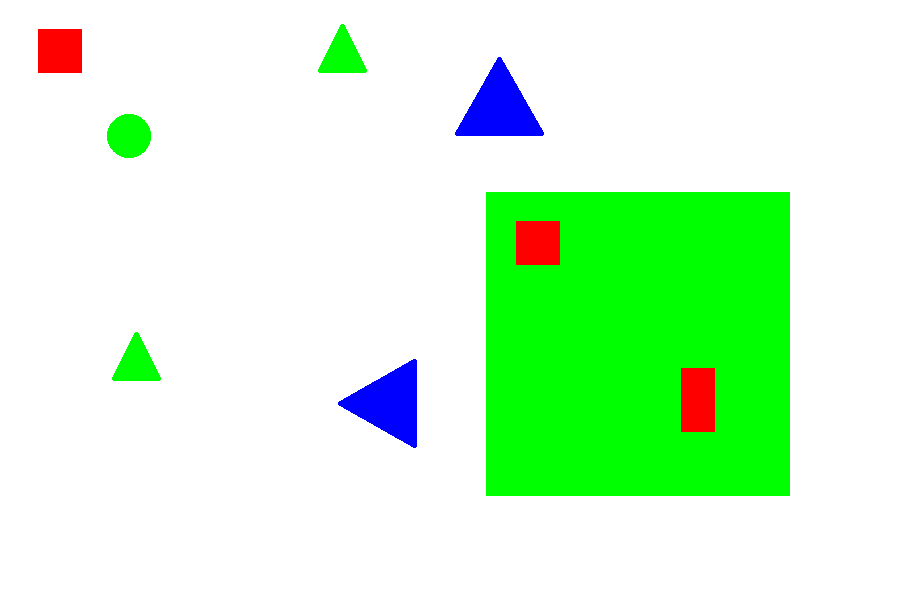
#> input picture test1.png, 898 x 598 px; its folder holds only this picture in this run
$ python task1B_main.py   (Python 2 division)   (older library calls are emulated)
#> lines starting #> are read from the running program, lines starting #| are printed output that depends on the picture; after the words box and inside, x2 and y2 are one past the last pixel; in counts of white or black regions, pixels touching at a corner belong together
#classes and subclasses to import
import cv2
import numpy as np
import os

#################################################################################################
# DO NOT EDIT!!!
#################################################################################################
#subroutine to write rerults to a csv
# [7 lines left out: function writecsv, not called in this run]

def main(path):
#####################################################################################################
    #Write your code here!!!
#####################################################################################################
#> in main, im is the input picture: shape (598, 898, 3); mean B, G, R 208.2, 248.6, 207.5
    areashape=np.zeros(2)
    class shaperecognition():     #A class is defined
        def __init__(self, img):
            self.img= img
        def detect(self, c):
            shape = "Shape Not Detected"                      #if the shape is not detected then 'shape not detected ' is returned
            per = cv2.arcLength(c, True)
            approx = cv2.approxPolyDP(c, 0.04 * per, True)
            if len(approx) == 3:
                shape = "triangle"                            # if shape is triangle, it will have 3 vertices

            elif len(approx) == 4:                            # when vertices =4 it can be a square or a rectangle
                (x, y, wi, h) = cv2.boundingRect(approx)
                ar = wi / float(h)
                if ar >= 0.95 and ar <= 1.05:
                    shape = "square"

                else:
                    shape="rectangle" #when aspect ration ~ 1 it is a square

            else:
                shape = "circle"                             #if approx is any other value then it is a circle
            return shape
        def areacalc(self,shpp):
            sh=np.empty((2), dtype=object)
            sh[0]=cv2.imread(".\\Sample Images\\Sample_{}_large.png".format(shpp))
            sh[1]=cv2.imread(".\\Sample Images\\Sample_{}_small.png".format(shpp))
            for i in range(0,2):
                mask=cv2.cvtColor(sh[i],cv2.COLOR_BGR2GRAY)
                tres=cv2.threshold(mask,230,255,cv2.THRESH_BINARY)[1]                       #apply threshold
                invmask=cv2.bitwise_not(tres)                                               #the mask is inverted
                _,cont,h=cv2.findContours(invmask,cv2.RETR_TREE,cv2.CHAIN_APPROX_SIMPLE)        #the thresholded image is shown
                c2 = cont[0]
                epsilon = 0.1*cv2.arcLength(c2,True)
                approx = cv2.approxPolyDP(c2,epsilon,True)
                #for k in cont:
                #c2 = c2.astype("float")
                #c2 = c2.dtype("int")
                cv2.drawContours(sh[i], approx, -1, (255, 0, 255),2)
                area = cv2.contourArea(c2)
        #        print "\n area of : sh ",i,"  is ", area,"px x px"
                areashape[i]=area
        #        cv2.imshow("okay",sh[i])
        #        cv2.waitKey(0)
            return areashape


        def preprocessing(self):                                            #the Fucntion preprocessing is declared
            # [6 lines of commented-out code are left out]
            blurrd=cv2.medianBlur(self.img,5)
            edges=cv2.Canny(blurrd,150,200)                    #apply threshold
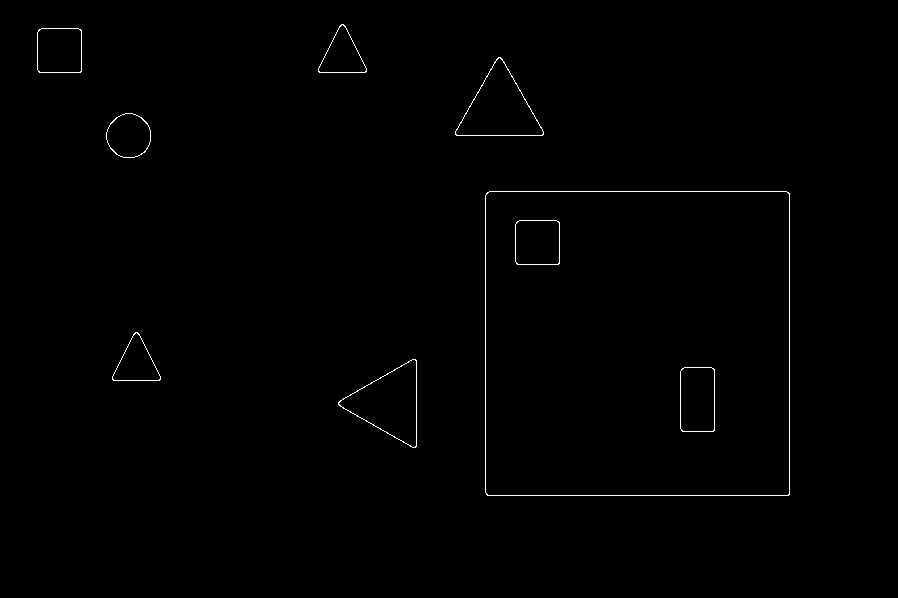
#> edges: shape (598, 898); 0.51% white in thin lines or dots, all inside (x1, y1, x2, y2) = (37, 24, 790, 496)
            #invmask=cv2.bitwise_not(tres)
            cv2.imshow("threwe",edges)
            #tres2=invmask
                                                     #the mask is inverted
            __,cont,hir=cv2.findContours(edges,cv2.RETR_TREE,cv2.CHAIN_APPROX_SIMPLE)
#> cont = 18 contours; largest, box (x1, y1, x2, y2) and area: (485, 191, 790, 496) 92403, (485, 191, 790, 496) 92397, (338, 359, 417, 448) 3718, (455, 57, 544, 136) 3718, (338, 359, 417, 448) 3690; hir = 18 rows, first 6: [2, -1, 1, -1], [-1, -1, -1, 0], [4, 0, 3, -1], [-1, -1, -1, 2], [10, 2, 5, -1], [-1, -1, 6, 4]
                                                      #the thresholded image is shown
            #self.areacalc()
            print"length of countoours is : " ,len(cont)
#| length of countoours is :  18
            i=0
            for c in cont:
                if (i%2 ==0):
                    M=cv2.moments(c)                                             #the moments are found
#> M = moments, m00 3718, centre m10/m00, m01/m00 = (389, 403)
                    if(M["m00"]==0):
                        break                                                   #The fuction breaks if divide by zero condition occurs
                    cval=''                                                     #the value for color is intitally a blank space
                    cx=int((M["m10"]/M["m00"]))
#> cx = 389
                    cy=int((M["m01"]/M["m00"]))
#> cy = 402
                    shape=self.detect(c)                              #the shape of each contour is returned by the function detect inside the class ShapeDetector
#> in detect, `per = cv2.arcLength(c, True)`: per = 280.5
#> in detect, `approx = cv2.approxPolyDP(c, 0.04 * per, True)`: approx = [[338, 402], [416, 446], [415, 359]]
#> shape = 'triangle'
                    if (shape=="rectangle" or shape=="square"):
                        x,y,w,h=cv2.boundingRect(c)
                        cx=x+10
                        cy=y+10
                    col=hsv[cy][cx][0]                              #the hue value of each contour is given to the function col
#> col = 171

                    if((col>=0)&(col<5)):
                        cval="red"
                    elif((col>=5)&(col<30)):
                        cval="orange"
                    elif((col>=30)&(col<56)):
                        cval="yellow"
                    elif((col>=56)&(col<128)):                      #The H values of (H,S,V) are checked to find out the color
                        cval="green"
                    elif((col>=128)&(col<213)):
                        cval="blue"
                    siz=""
                    c = c.astype("float")
#> c = 132 rows, first 8: [412, 359], [411, 360], [410, 360], [409, 361], [408, 361], [406, 363], [405, 363], [404, 364]
                    c = c.astype("int")
                    cv2.drawContours(img, [c], -1, (255, 0, 255), 2)
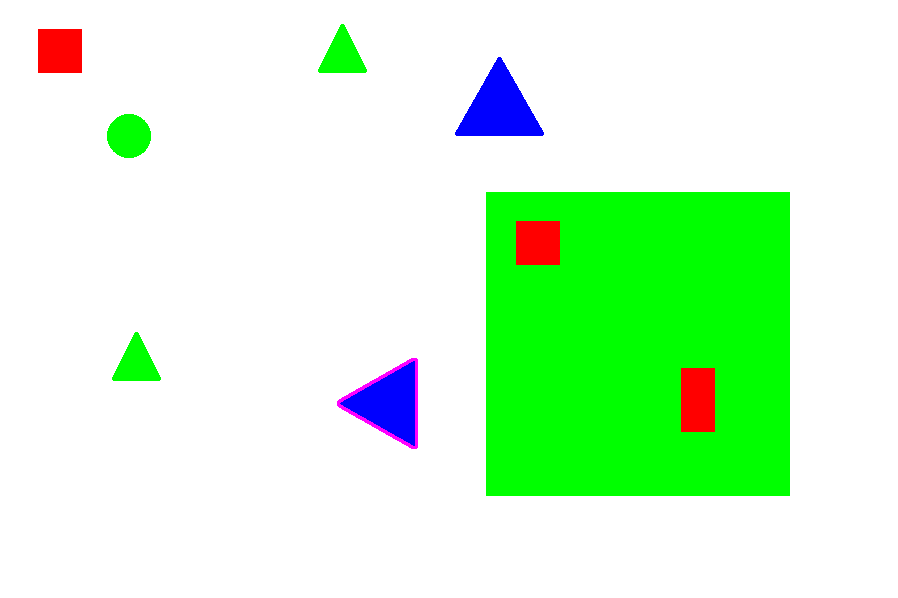
#> img: shape (598, 898, 3); 0.17% of pixels changed, all inside (x1, y1, x2, y2) = (337, 358, 418, 449)
                    area = cv2.contourArea(c)
#> area = 3718
                    print area
#| 3718.0
                    areash=self.areacalc(shape)
                    if((area/areash[0])>=0.95):
                        siz="large"
                    elif((area/areashape[1])<=1.05):
                        siz="small"
                    else:
                        siz="medium"
                    sshape=siz+" "+cval+" "+shape
                    cv2.putText(img, sshape, (cx, cy), cv2.FONT_HERSHEY_SIMPLEX,0.35, (15, 50, 60), 1)  #the required text is written
                    cv2.imshow("masked",img)
                    print "\n"+sshape
                i+=1
    im=cv2.imread(path)
    img=im                            #the final image with the color and shape of each contour is given as output
    hsv=cv2.cvtColor(im,cv2.COLOR_BGR2HSV_FULL)                        #hsv is img in HSV format
    sr =shaperecognition(img)                              #the class shaperecognition is called in sr with the image img
    sr.preprocessing()                                       #the selected image img is processed( function preprocessing is called)
    cv2.waitKey(0)                                           #waits for an imput fromm the user
    pt=path[2:]
    pt2=pt.replace("test","output")
   # cv2.imwrite(pt2,img,[cv2.IMWRITE_PNG_STRATEGY_DEFAULT,9])
    cv2.destroyAllWindows()
    return pt

#################################################################################################
# DO NOT EDIT!!!
#################################################################################################
#main where the path is set for the directory containing the test images
if __name__ == "__main__":
    mypath = '.'
    #getting all files in the directory
    onlyfiles = [os.path.join(mypath, f) for f in os.listdir(mypath) if f.endswith(".png")]
    #iterate over each file in the directory
    for fp in onlyfiles:
        #Open the csv to write in append mode
        filep = open('results1B_teamid.csv','a')
        #this csv will later be used to save processed data, thus write the file name of the image
        filep.write(fp)
        #close the file so that it can be reopened again later
        filep.close()
        #process the image
#> (the run stopped early here; a loop or call above may not have finished)

$ run again, on test5.png
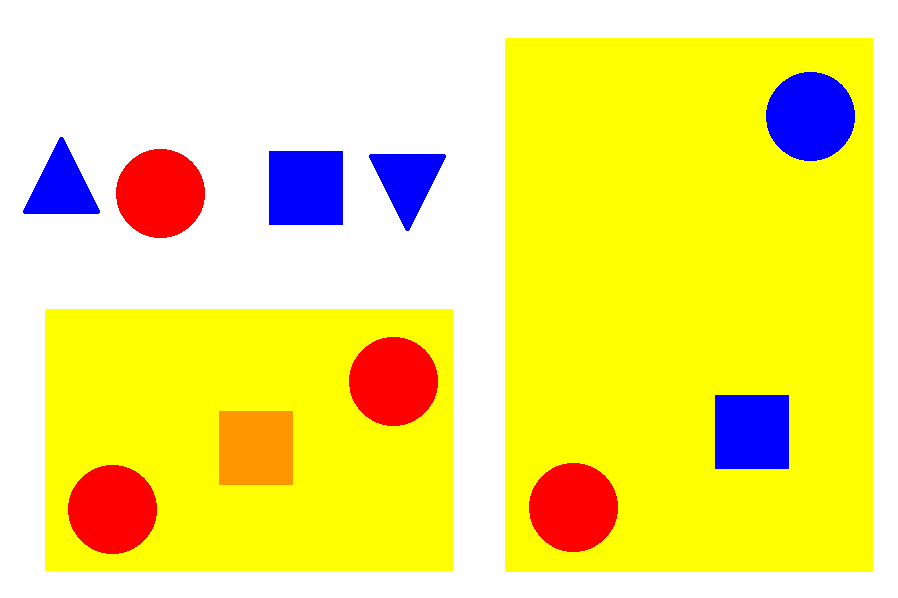
#> input picture test5.png, 898 x 598 px
#> in main, im is the input picture: shape (598, 898, 3); mean B, G, R 113.5, 231, 243.8
#> hsv: shape (598, 898, 3); mean H, S, V 29.2, 152.7, 255
#> in preprocessing, `edges=cv2.Canny(blurrd,150,200)`:
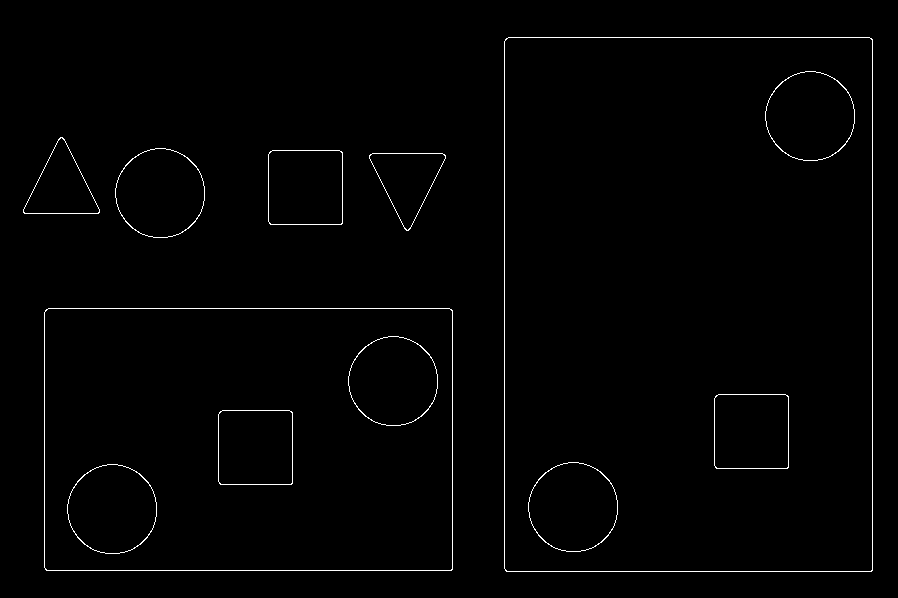
#> edges: shape (598, 898); 1.1% white in thin lines or dots, all inside (x1, y1, x2, y2) = (23, 37, 873, 572)
#> cont = 24 contours; largest, box (x1, y1, x2, y2) and area: (504, 37, 873, 572) 196499, (504, 37, 873, 572) 196493, (44, 308, 453, 571) 106883, (44, 308, 453, 571) 106877, (67, 464, 157, 554) 6227; hir = 24 rows, first 6: [8, -1, 1, -1], [-1, -1, 2, 0], [4, -1, 3, 1], [-1, -1, -1, 2], [6, 2, 5, 1], [-1, -1, -1, 4]
#| length of countoours is :  24
#> M = moments, m00 106883, centre m10/m00, m01/m00 = (248, 439)
#> in preprocessing, `cx=int((M["m10"]/M["m00"]))`: cx = 248
#> in preprocessing, `cy=int((M["m01"]/M["m00"]))`: cy = 439
#> per = 1335.3
#> approx = [[45, 310], [46, 570], [452, 569], [451, 309]]
#> in detect, `(x, y, wi, h) = cv2.boundingRect(approx)`: x = 45; y = 309; wi = 408; h = 262
#> ar = 1.56
#> shape = 'rectangle'
#> in preprocessing, `x,y,w,h=cv2.boundingRect(c)`: x = 44; y = 308; w = 409; h = 263
#> in preprocessing, `cx=x+10`: cx = 54
#> in preprocessing, `cy=y+10`: cy = 318
#> col = 43
#> c = 16 rows, first 8: [48, 308], [47, 309], [46, 309], [45, 310], [45, 311], [44, 312], [44, 567], [45, 568]
#> in preprocessing, `cv2.drawContours(img, [c], -1, (255, 0, 255), 2)`:
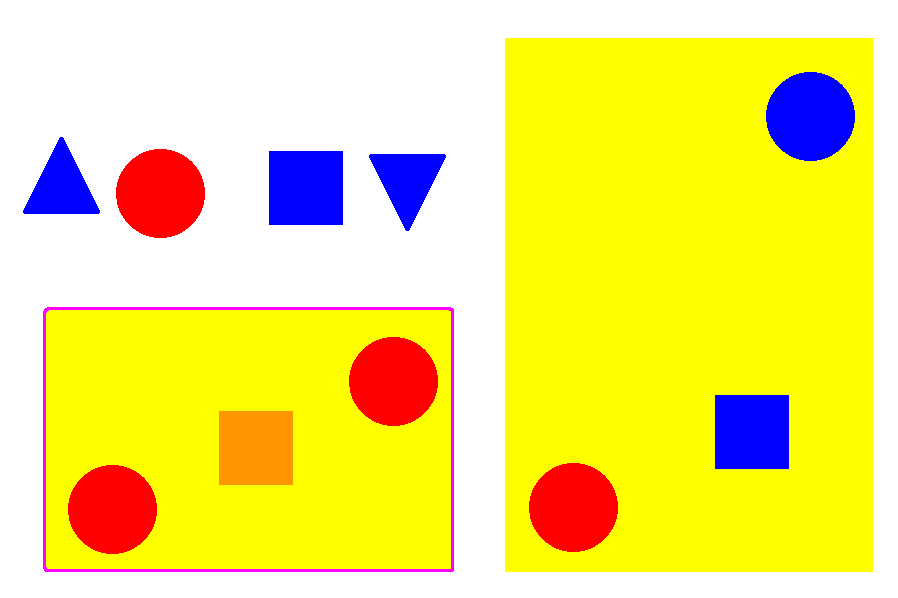
#> img: shape (598, 898, 3); 0.75% of pixels changed, all inside (x1, y1, x2, y2) = (43, 307, 454, 572)
#> area = 106883
#| 106883.0

$ run again, on test2.png
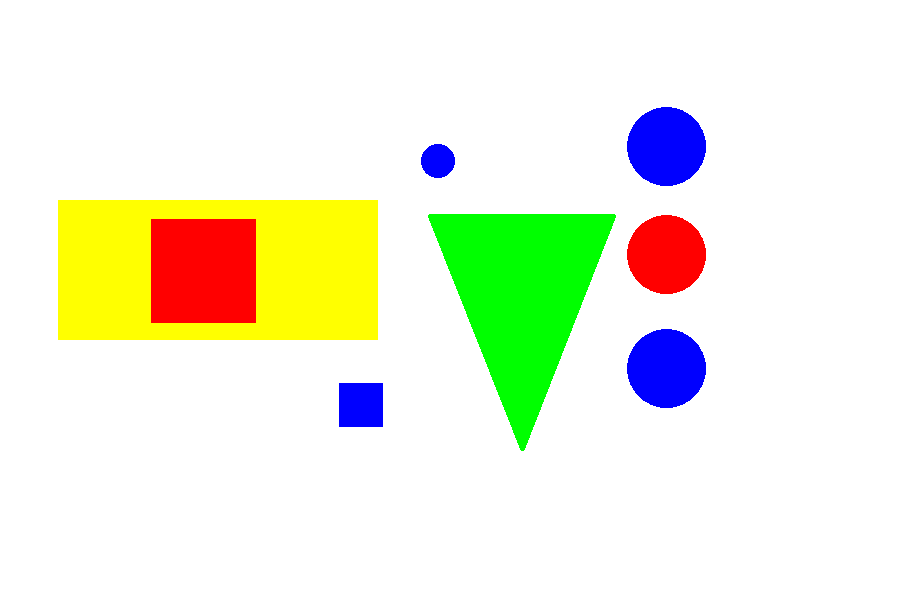
#> input picture test2.png, 898 x 598 px
#> in main, im is the input picture: shape (598, 898, 3); mean B, G, R 220.5, 241.5, 238.1
#> hsv: shape (598, 898, 3); mean H, S, V 10.4, 40.5, 255
#> in preprocessing, `edges=cv2.Canny(blurrd,150,200)`:
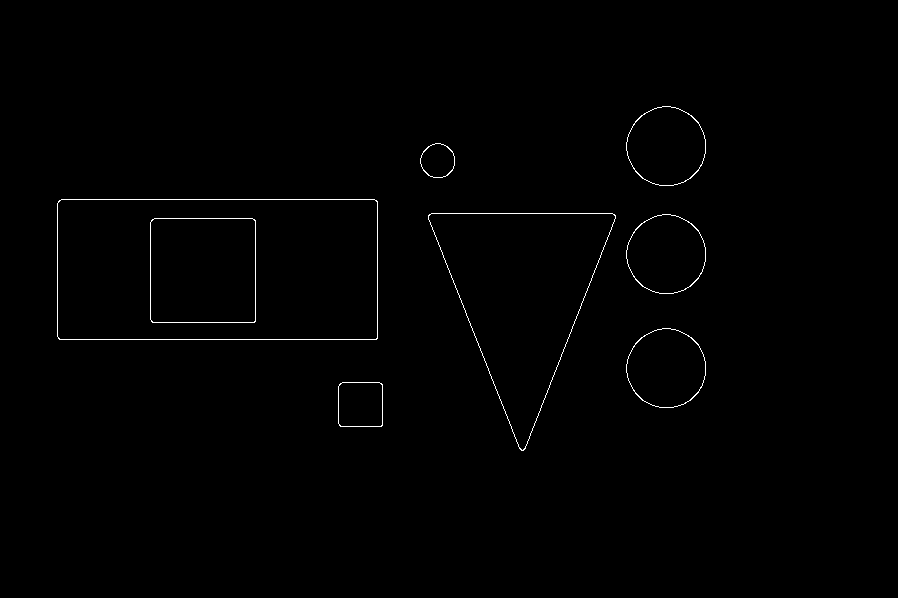
#> edges: shape (598, 898); 0.57% white in thin lines or dots, all inside (x1, y1, x2, y2) = (57, 106, 706, 451)
#> cont = 16 contours; largest, box (x1, y1, x2, y2) and area: (57, 199, 378, 340) 44787, (57, 199, 378, 340) 44781, (428, 213, 616, 451) 23038, (428, 213, 616, 451) 23030, (150, 218, 256, 323) 10907; hir = 16 rows, first 6: [2, -1, 1, -1], [-1, -1, -1, 0], [4, 0, 3, -1], [-1, -1, -1, 2], [6, 2, 5, -1], [-1, -1, -1, 4]
#| length of countoours is :  16
#> M = moments, m00 1923, centre m10/m00, m01/m00 = (360.1, 404.1)
#> in preprocessing, `cx=int((M["m10"]/M["m00"]))`: cx = 360
#> in preprocessing, `cy=int((M["m01"]/M["m00"]))`: cy = 404
#> per = 171.3
#> approx = [[340, 383], [339, 425], [381, 426], [382, 384]]
#> in detect, `(x, y, wi, h) = cv2.boundingRect(approx)`: x = 339; y = 383; wi = 44
#> ar = 1
#> shape = 'square'
#> in preprocessing, `x,y,w,h=cv2.boundingRect(c)`: x = 338; y = 382; w = 45
#> in preprocessing, `cx=x+10`: cx = 348
#> in preprocessing, `cy=y+10`: cy = 392
#> col = 171
#> c = 16 rows, first 8: [342, 382], [341, 383], [340, 383], [339, 384], [339, 385], [338, 386], [338, 423], [339, 424]
#> in preprocessing, `cv2.drawContours(img, [c], -1, (255, 0, 255), 2)`:
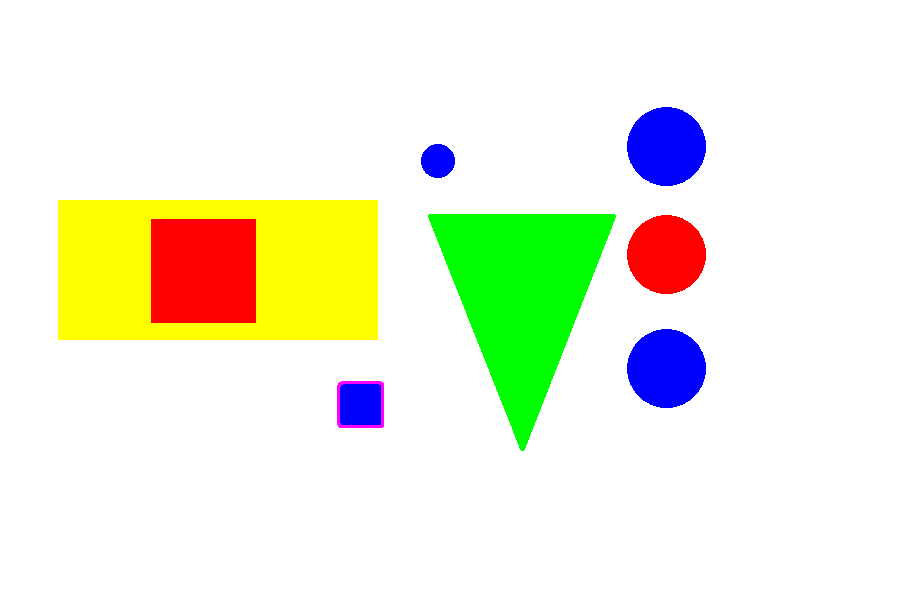
#> img: shape (598, 898, 3); 0.1% of pixels changed, all inside (x1, y1, x2, y2) = (337, 381, 384, 428)
#> area = 1923
#| 1923.0
